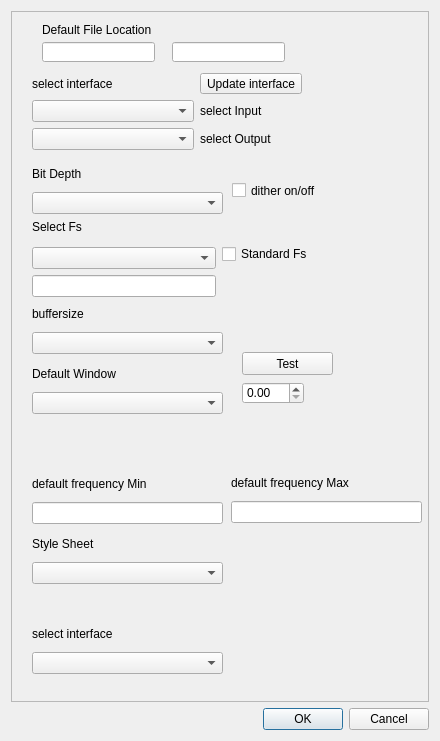
<?xml version="1.0" encoding="UTF-8"?>
<ui version="4.0">
 <class>Dialog</class>
 <widget class="QDialog" name="Dialog">
  <property name="geometry">
   <rect>
    <x>0</x>
    <y>0</y>
    <width>440</width>
    <height>741</height>
   </rect>
  </property>
  <property name="windowTitle">
   <string>Dialog</string>
  </property>
  <layout class="QGridLayout" name="gridLayout_2">
   <item row="0" column="0">
    <widget class="QScrollArea" name="scrollArea">
     <property name="enabled">
      <bool>true</bool>
     </property>
     <property name="widgetResizable">
      <bool>true</bool>
     </property>
     <widget class="QWidget" name="scrollAreaWidgetContents">
      <property name="geometry">
       <rect>
        <x>0</x>
        <y>0</y>
        <width>420</width>
        <height>688</height>
       </rect>
      </property>
      <widget class="QLineEdit" name="File_loc_box1">
       <property name="geometry">
        <rect>
         <x>30</x>
         <y>30</y>
         <width>113</width>
         <height>20</height>
        </rect>
       </property>
      </widget>
      <widget class="QLineEdit" name="File_loc_box2">
       <property name="geometry">
        <rect>
         <x>160</x>
         <y>30</y>
         <width>113</width>
         <height>20</height>
        </rect>
       </property>
      </widget>
      <widget class="QLabel" name="File_loc">
       <property name="geometry">
        <rect>
         <x>30</x>
         <y>10</y>
         <width>141</width>
         <height>16</height>
        </rect>
       </property>
       <property name="text">
        <string>Default File Location</string>
       </property>
      </widget>
      <widget class="QWidget" name="layoutWidget">
       <property name="geometry">
        <rect>
         <x>20</x>
         <y>200</y>
         <width>281</width>
         <height>85</height>
        </rect>
       </property>
       <layout class="QGridLayout" name="fsLayout">
        <item row="0" column="0">
         <widget class="QLabel" name="fsSelLab">
          <property name="text">
           <string>Select Fs</string>
          </property>
         </widget>
        </item>
        <item row="0" column="1" rowspan="3">
         <widget class="QCheckBox" name="fsStandard">
          <property name="text">
           <string>Standard Fs</string>
          </property>
         </widget>
        </item>
        <item row="1" column="0">
         <widget class="QComboBox" name="fsSel">
          <property name="minimumSize">
           <size>
            <width>162</width>
            <height>0</height>
           </size>
          </property>
         </widget>
        </item>
        <item row="2" column="0">
         <widget class="QLineEdit" name="fsEdit"/>
        </item>
       </layout>
      </widget>
      <widget class="QWidget" name="layoutWidget_2">
       <property name="geometry">
        <rect>
         <x>20</x>
         <y>350</y>
         <width>191</width>
         <height>52</height>
        </rect>
       </property>
       <layout class="QVBoxLayout" name="verticalLayout_5">
        <item>
         <widget class="QLabel" name="windowLab">
          <property name="text">
           <string>Default Window</string>
          </property>
         </widget>
        </item>
        <item>
         <widget class="QComboBox" name="WindowSel">
          <property name="minimumSize">
           <size>
            <width>162</width>
            <height>0</height>
           </size>
          </property>
         </widget>
        </item>
       </layout>
      </widget>
      <widget class="QCheckBox" name="bitDeptDither">
       <property name="geometry">
        <rect>
         <x>220</x>
         <y>170</y>
         <width>101</width>
         <height>17</height>
        </rect>
       </property>
       <property name="text">
        <string>dither on/off</string>
       </property>
      </widget>
      <widget class="QWidget" name="layoutWidget_3">
       <property name="geometry">
        <rect>
         <x>20</x>
         <y>150</y>
         <width>191</width>
         <height>52</height>
        </rect>
       </property>
       <layout class="QVBoxLayout" name="verticalLayout_6">
        <item>
         <widget class="QLabel" name="bitDeptLab">
          <property name="text">
           <string>Bit Depth</string>
          </property>
         </widget>
        </item>
        <item>
         <widget class="QComboBox" name="bitDepth">
          <property name="minimumSize">
           <size>
            <width>162</width>
            <height>0</height>
           </size>
          </property>
         </widget>
        </item>
       </layout>
      </widget>
      <widget class="QDoubleSpinBox" name="overlapPercent">
       <property name="geometry">
        <rect>
         <x>230</x>
         <y>370</y>
         <width>62</width>
         <height>22</height>
        </rect>
       </property>
      </widget>
      <widget class="QPushButton" name="OverlapTest">
       <property name="geometry">
        <rect>
         <x>230</x>
         <y>340</y>
         <width>91</width>
         <height>23</height>
        </rect>
       </property>
       <property name="text">
        <string>Test</string>
       </property>
      </widget>
      <widget class="QWidget" name="layoutWidget">
       <property name="geometry">
        <rect>
         <x>20</x>
         <y>520</y>
         <width>191</width>
         <height>52</height>
        </rect>
       </property>
       <layout class="QVBoxLayout" name="styleSheet">
        <item>
         <widget class="QLabel" name="styleSheetLab">
          <property name="text">
           <string>Style Sheet</string>
          </property>
         </widget>
        </item>
        <item>
         <widget class="QComboBox" name="styleSheetSel">
          <property name="minimumSize">
           <size>
            <width>162</width>
            <height>0</height>
           </size>
          </property>
         </widget>
        </item>
       </layout>
      </widget>
      <widget class="QWidget" name="layoutWidget">
       <property name="geometry">
        <rect>
         <x>219</x>
         <y>459</y>
         <width>191</width>
         <height>52</height>
        </rect>
       </property>
       <layout class="QVBoxLayout" name="defFreqMax">
        <item>
         <widget class="QLabel" name="defFreqMaxLab">
          <property name="text">
           <string>default frequency Max</string>
          </property>
         </widget>
        </item>
        <item>
         <widget class="QLineEdit" name="defFreqMaxEdit">
          <property name="minimumSize">
           <size>
            <width>162</width>
            <height>0</height>
           </size>
          </property>
         </widget>
        </item>
       </layout>
      </widget>
      <widget class="QWidget" name="layoutWidget">
       <property name="geometry">
        <rect>
         <x>20</x>
         <y>460</y>
         <width>191</width>
         <height>52</height>
        </rect>
       </property>
       <layout class="QVBoxLayout" name="defFreqMin">
        <item>
         <widget class="QLabel" name="defFreqMinLab">
          <property name="text">
           <string>default frequency Min</string>
          </property>
         </widget>
        </item>
        <item>
         <widget class="QLineEdit" name="defFreqMinEdit">
          <property name="minimumSize">
           <size>
            <width>162</width>
            <height>0</height>
           </size>
          </property>
          <property name="text">
           <string/>
          </property>
         </widget>
        </item>
       </layout>
      </widget>
      <widget class="QWidget" name="layoutWidget">
       <property name="geometry">
        <rect>
         <x>20</x>
         <y>290</y>
         <width>191</width>
         <height>52</height>
        </rect>
       </property>
       <layout class="QVBoxLayout" name="buffSize">
        <item>
         <widget class="QLabel" name="buffSizeLab">
          <property name="text">
           <string>buffersize</string>
          </property>
         </widget>
        </item>
        <item>
         <widget class="QComboBox" name="buffSizeSel">
          <property name="minimumSize">
           <size>
            <width>162</width>
            <height>0</height>
           </size>
          </property>
         </widget>
        </item>
       </layout>
      </widget>
      <widget class="QWidget" name="layoutWidget">
       <property name="geometry">
        <rect>
         <x>20</x>
         <y>61</y>
         <width>295</width>
         <height>93</height>
        </rect>
       </property>
       <layout class="QFormLayout" name="interfaceLayout">
        <item row="0" column="0">
         <widget class="QLabel" name="interfaceSelLab">
          <property name="text">
           <string>select interface</string>
          </property>
         </widget>
        </item>
        <item row="0" column="1">
         <widget class="QToolButton" name="interfaceUpdate">
          <property name="text">
           <string>Update interface</string>
          </property>
         </widget>
        </item>
        <item row="1" column="0">
         <widget class="QComboBox" name="interfaceInput">
          <property name="minimumSize">
           <size>
            <width>162</width>
            <height>0</height>
           </size>
          </property>
         </widget>
        </item>
        <item row="1" column="1">
         <widget class="QLabel" name="interfaceInputLab">
          <property name="text">
           <string>select Input</string>
          </property>
         </widget>
        </item>
        <item row="2" column="0">
         <widget class="QComboBox" name="interfaceOutput">
          <property name="minimumSize">
           <size>
            <width>162</width>
            <height>0</height>
           </size>
          </property>
         </widget>
        </item>
        <item row="2" column="1">
         <widget class="QLabel" name="interfaceOutputLab">
          <property name="text">
           <string>select Output</string>
          </property>
         </widget>
        </item>
       </layout>
      </widget>
      <widget class="QWidget" name="layoutWidget_4">
       <property name="geometry">
        <rect>
         <x>20</x>
         <y>610</y>
         <width>191</width>
         <height>52</height>
        </rect>
       </property>
       <layout class="QVBoxLayout" name="verticalLayout_7">
        <item>
         <widget class="QLabel" name="label_8">
          <property name="text">
           <string>select interface</string>
          </property>
         </widget>
        </item>
        <item>
         <widget class="QComboBox" name="comboBox_7">
          <property name="minimumSize">
           <size>
            <width>162</width>
            <height>0</height>
           </size>
          </property>
         </widget>
        </item>
       </layout>
      </widget>
     </widget>
    </widget>
   </item>
   <item row="1" column="0">
    <widget class="QDialogButtonBox" name="buttonBox">
     <property name="orientation">
      <enum>Qt::Horizontal</enum>
     </property>
     <property name="standardButtons">
      <set>QDialogButtonBox::Cancel|QDialogButtonBox::Ok</set>
     </property>
    </widget>
   </item>
  </layout>
 </widget>
 <tabstops>
  <tabstop>File_loc_box1</tabstop>
  <tabstop>File_loc_box2</tabstop>
  <tabstop>interfaceUpdate</tabstop>
  <tabstop>interfaceInput</tabstop>
  <tabstop>interfaceOutput</tabstop>
  <tabstop>bitDepth</tabstop>
  <tabstop>bitDeptDither</tabstop>
  <tabstop>fsSel</tabstop>
  <tabstop>fsStandard</tabstop>
  <tabstop>fsEdit</tabstop>
  <tabstop>buffSizeSel</tabstop>
  <tabstop>WindowSel</tabstop>
  <tabstop>OverlapTest</tabstop>
  <tabstop>overlapPercent</tabstop>
  <tabstop>defFreqMinEdit</tabstop>
  <tabstop>defFreqMaxEdit</tabstop>
  <tabstop>styleSheetSel</tabstop>
  <tabstop>comboBox_7</tabstop>
  <tabstop>buttonBox</tabstop>
  <tabstop>scrollArea</tabstop>
 </tabstops>
 <resources/>
 <connections>
  <connection>
   <sender>buttonBox</sender>
   <signal>accepted()</signal>
   <receiver>Dialog</receiver>
   <slot>accept()</slot>
   <hints>
    <hint type="sourcelabel">
     <x>248</x>
     <y>254</y>
    </hint>
    <hint type="destinationlabel">
     <x>157</x>
     <y>274</y>
    </hint>
   </hints>
  </connection>
  <connection>
   <sender>buttonBox</sender>
   <signal>rejected()</signal>
   <receiver>Dialog</receiver>
   <slot>reject()</slot>
   <hints>
    <hint type="sourcelabel">
     <x>316</x>
     <y>260</y>
    </hint>
    <hint type="destinationlabel">
     <x>286</x>
     <y>274</y>
    </hint>
   </hints>
  </connection>
 </connections>
</ui>
